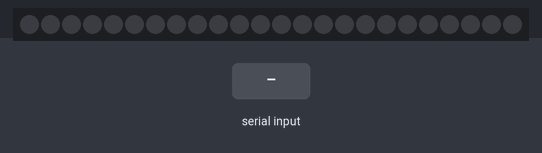
This sketch was run on a simulated Arduino Uno, built with avr-gcc and run on an emulated ATmega328P. Parts: 24 RGB LEDs in strip order, left to right. Inputs (shaded band) come from the test bench. Dim RGB values are drawn brighter than linear; what the sketch prints to the serial monitor is not drawn.

Above: at 1.7 s.
1.8 s: "WORKING\n" received over Serial
At 3.35 s:
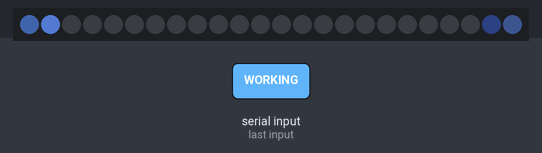
3.4 s: "IDLE\n" received over Serial
At 4.3 s:
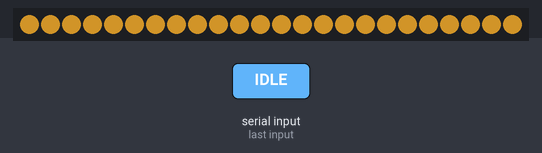
4.9 s: "INPUT\n" received over Serial
At 5.1 s:
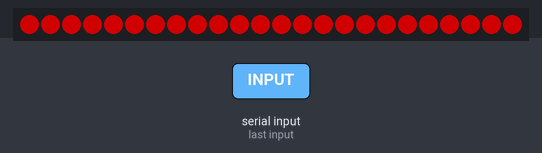
7.9 s: "OFF\n" received over Serial
Timing chart, 0 to 10.4 s (numbered marks = the images above; inputs shaded):
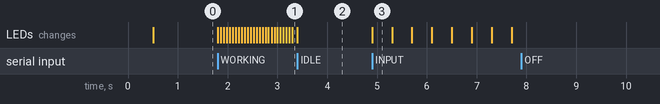

Measured:
- after the input at 1.8 s, the LEDs: first change at once (image 1 shows a later state)
- after the input at 3.4 s, the LEDs: change at once (image 2)
- after the input at 4.9 s, the LEDs: change at once (image 3)
- after the input at 7.9 s, every drawn part: stays the same

The sketch:

claude_lamp.ino
```cpp
/*
 * Claude Lamp — ESP32-C3 firmware for WS2812B 24-LED ring.
 * Receives serial commands from claude_lamp.py / daemon.
 *
 * Commands (newline-terminated):
 *   WORKING  - comet chase animation (blue-white)
 *   IDLE     - solid warm orange
 *   INPUT    - red flashing (alert)
 *   OFF      - all LEDs off
 *
 * Sends "READY" once on startup for handshake.
 *
 * Target: ESP32-C3 Dev Module, GPIO10 → WS2812B DIN
 *
 * ⚠️ Arduino IDE 必须设置:
 *   工具 → USB CDC On Boot → Enabled
 */

#include <FastLED.h>

#define DATA_PIN  10        // ESP32-C3 GPIO10 → WS2812B DIN
#define NUM_LEDS  24        // 24颗灯珠圆形排列
#define LED_TYPE  WS2812B
#define COLOR_ORDER GRB

CRGB leds[NUM_LEDS];

enum State { ST_OFF, ST_IDLE, ST_INPUT, ST_WORKING };
State current_state = ST_OFF;
State prev_state    = ST_OFF;

// Animation globals for WORKING state
int  comet_pos = 0;
unsigned long last_comet_step = 0;
const unsigned long COMET_INTERVAL = 60;  // ms per step (~1.4s per revolution)

// Animation globals for INPUT state (red flashing)
unsigned long last_input_step = 0;
const unsigned long INPUT_INTERVAL = 400;  // ms per blink phase (400ms on / 400ms off)
bool input_leds_on = false;

// One-shot flag: true when a static state has already been drawn
bool static_drawn = false;

// Serial line buffer
char serial_buf[32];
byte serial_idx = 0;

void setup() {
  // USB CDC 模式下 Serial 走 USB，这里不需要 while(!Serial)
  Serial.begin(115200);

  // 等 USB 枚举完成 + LED 初始化
  delay(500);

  FastLED.addLeds<LED_TYPE, DATA_PIN, COLOR_ORDER>(leds, NUM_LEDS)
        .setCorrection(TypicalLEDStrip);
  FastLED.setBrightness(120);
  FastLED.setMaxPowerInVoltsAndMilliamps(5, 1500);  // 功率保护
  FastLED.clear();
  FastLED.show();

  Serial.println("READY");
}

void loop() {
  parse_serial();
  update_animation();
}

// ----------------------------------------------------------
// Serial parsing
// ----------------------------------------------------------

void parse_serial() {
  while (Serial.available() > 0) {
    char c = Serial.read();
    if (c == '\n' || c == '\r') {
      if (serial_idx == 0) continue;
      serial_buf[serial_idx] = '\0';
      handle_command(serial_buf);
      serial_idx = 0;
    } else if (serial_idx < sizeof(serial_buf) - 1) {
      serial_buf[serial_idx++] = c;
    }
  }
}

void handle_command(const char* cmd) {
  if (strcmp(cmd, "WORKING") == 0) {
    current_state = ST_WORKING;
  } else if (strcmp(cmd, "IDLE") == 0) {
    current_state = ST_IDLE;
  } else if (strcmp(cmd, "INPUT") == 0) {
    current_state = ST_INPUT;
  } else if (strcmp(cmd, "OFF") == 0) {
    current_state = ST_OFF;
  }
  // Unknown commands silently ignored
}

// ----------------------------------------------------------
// Animation update (non-blocking)
// ----------------------------------------------------------

void update_animation() {
  // Detect state transition
  if (current_state != prev_state) {
    prev_state = current_state;
    static_drawn = false;
  }

  switch (current_state) {
    case ST_OFF:     update_off();     break;
    case ST_IDLE:    update_idle();    break;
    case ST_INPUT:   update_input();   break;
    case ST_WORKING: update_working(); break;
  }
}

// --- OFF ---
void update_off() {
  if (static_drawn) return;
  FastLED.clear();
  FastLED.show();
  static_drawn = true;
}

// --- IDLE: solid warm orange ---
void update_idle() {
  if (static_drawn) return;
  fill_solid(leds, NUM_LEDS, CRGB(255, 180, 50));
  FastLED.show();
  static_drawn = true;
}

// --- INPUT: red flashing (alert) ---
void update_input() {
  unsigned long now = millis();
  if (now - last_input_step < INPUT_INTERVAL) return;
  last_input_step = now;

  input_leds_on = !input_leds_on;

  if (input_leds_on) {
    fill_solid(leds, NUM_LEDS, CRGB(255, 0, 0));
  } else {
    FastLED.clear();
  }
  FastLED.show();
}

// --- WORKING: comet chase with 4-LED tail ---
void update_working() {
  unsigned long now = millis();
  if (now - last_comet_step < COMET_INTERVAL) return;
  last_comet_step = now;

  FastLED.clear();

  // Head color: blue-white
  leds[comet_pos] = CRGB(100, 150, 255);

  // Tail: 3 trailing LEDs at decreasing brightness
  leds[(comet_pos - 1 + NUM_LEDS) % NUM_LEDS] = CRGB(100, 150, 255).nscale8(102);
  leds[(comet_pos - 2 + NUM_LEDS) % NUM_LEDS] = CRGB(100, 150, 255).nscale8(38);
  leds[(comet_pos - 3 + NUM_LEDS) % NUM_LEDS] = CRGB(100, 150, 255).nscale8(13);

  FastLED.show();

  comet_pos = (comet_pos + 1) % NUM_LEDS;
}
```
